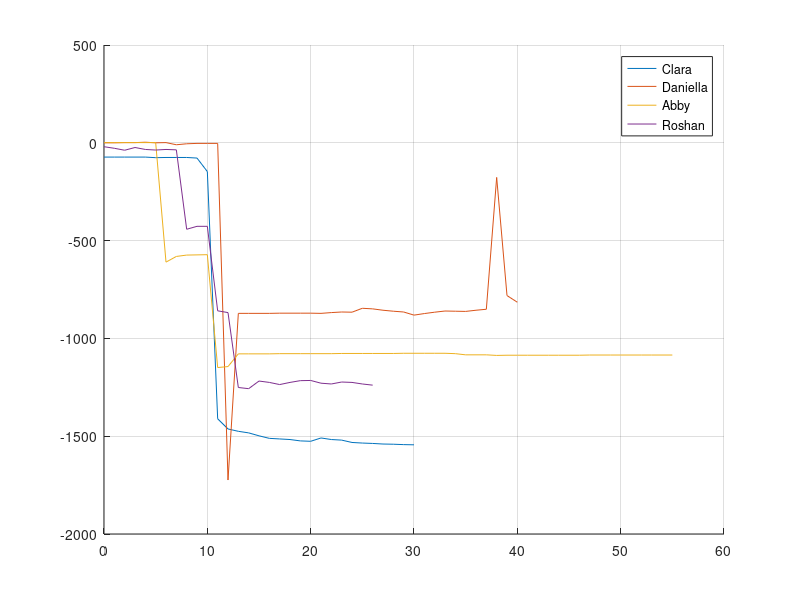
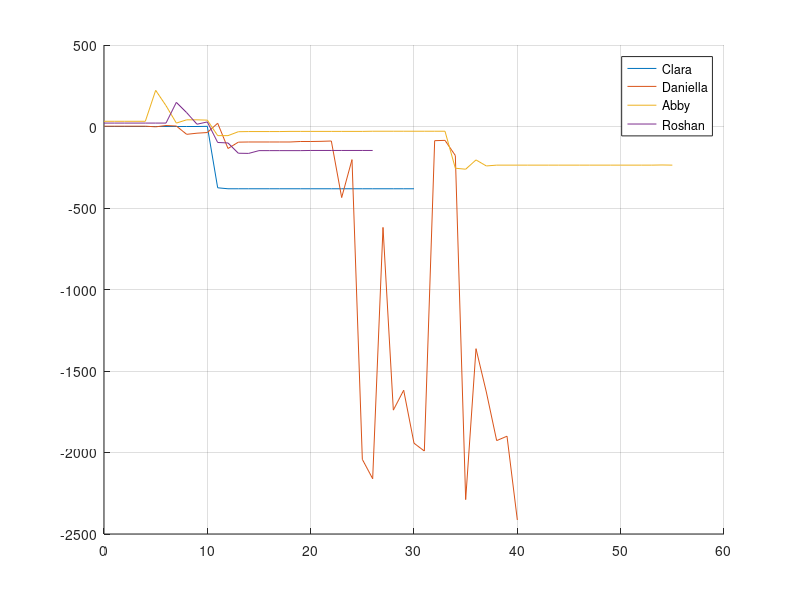

The MATLAB source for these figures, in order:
%% Roshan Jaiswal-Ferri
%Aero 433: 10/30/25

%% Workspace Prep
clc; clear; close all;

%% plotting

load("CanData.mat")
time = linspace(0,84,85);

hoopCl = Clara(:,1);
hoopD = Daniella(:,1);
hoopA = Abby(:,1);
hoopR = Roshan(:,1);

longCl = Clara(:,2);
longD = Daniella(:,2);
longA = Abby(:,2);
longR = Roshan(:,2);

figure('Name','Hoop')
grid on; hold on
plot(time(1:numel(hoopCl)),hoopCl)
plot(time(1:numel(hoopD)),hoopD)
plot(time(1:numel(hoopA)),hoopA)
plot(time(1:numel(hoopR)),hoopR)
legend('Clara','Daniella','Abby','Roshan')

figure('Name','Long')
grid on; hold on
plot(time(1:numel(longCl)),longCl)
plot(time(1:numel(longD)),longD)
plot(time(1:numel(longA)),longA)
plot(time(1:numel(longR)),longR)
legend('Clara','Daniella','Abby','Roshan')